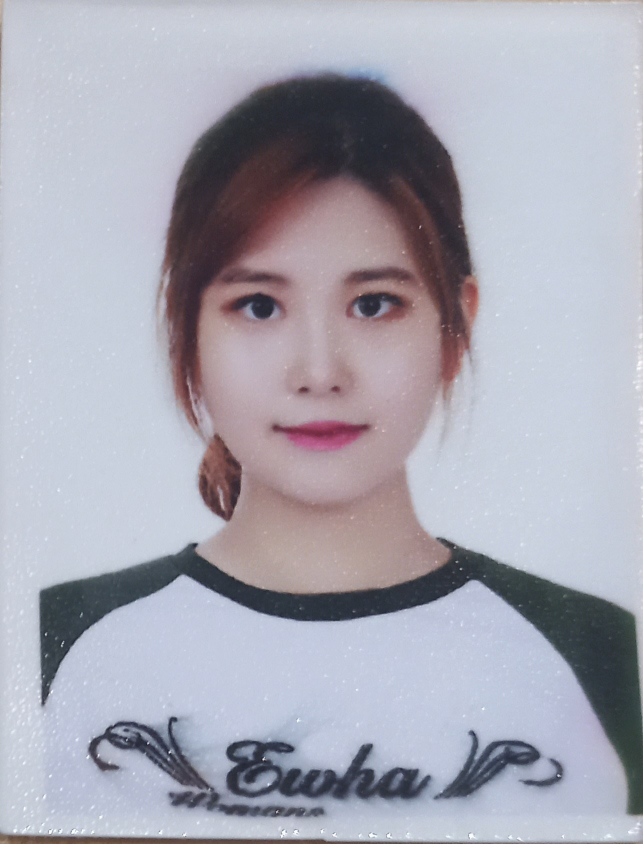
#> input picture images/train.jpg, 1286 x 1687 px (shown at 1/2 size)
$ jupyter execute --allow-errors code.ipynb   (shell and % lines are left out)
#> lines starting #> are read from the running program, lines starting #| are printed output that depends on the picture; after the words box and inside, x2 and y2 are one past the last pixel; in counts of white or black regions, pixels touching at a corner belong together
## 안면인식 만들기

### 과제 설명

##### face detection 구현하기
1. 과제1에서 제출한 사진을 이용할 것
2. 3주차에서 배운 영상처리를 이용해서 얼굴 영역 분할하기(hsv color segmentation) => 얼굴 영역 mask 이미지
3. 분할된 얼굴 영역을 포함하는 사각형 박스(bounding box) 좌표 얻기 => detection 결과
4. 얼굴 영역은 mask 로 표현하고 사각형 박스는 cv2.rectangle() 을 이용해서 이미지에 그리기 => 최종 이미지
##### 4주차에 배운 face detection 과 face recognition 직접 실행하기
1. 과제1에서 제출한 사진을 이용할 것 + 추가로 과제 수행하는 날짜의 사진을 촬영할 것 (2장 이상으로 해야함)
2. 두 개 이상의 본인 사진을 이용해 face recognition 을 수행하고 얼마나 비슷한 embedding 값을 가지는지 확인할 것 => embedding 의 L2 norm 또는 cos similarity 출력
3. dlib detector 대신 직접 구현한 color segmentation mask 기반의 detector 로 수정해서 face recognition 을 재실행하고 detector 가 달라짐에 따라 같은 이미지의 embedding 이 달라지는지 2번과 같은 방식으로 확인하기
4. dlib detector 와 color segmentation mask detector 의 결과가 어떻게 다른지 비교하고 둘 중 어떤 detector 를 수정해야할지 작성하기
5. 각 방법의 실행시간 비교하기

#### 폴더 디렉토리

root
├── models
├── images
    ├── my_face_*.jpg
		└── image.jpg
└── code.ipynb

#### 라이브러리 설치하기

##### 라이브러리 불러오기

[cell 1]
import os
import torch
import torchvision
import numpy as np
import seaborn as sns
import matplotlib.pyplot as plt
import pandas as pd
import cv2
from PIL import Image
import dlib

##### 데이터 불러오기

[cell 2]
img_bgr = cv2.imread('./images/train.jpg')
#> img_bgr is the input picture: shape (1687, 1286, 3); mean B, G, R 179.7, 168.2, 168.5
img_bgr = cv2.resize(img_bgr, (360,640))
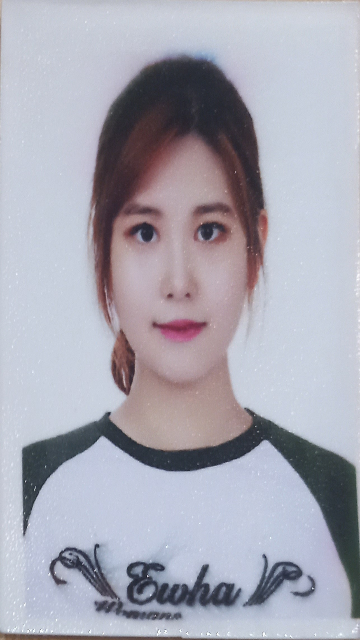
#> img_bgr: shape (640, 360, 3); mean B, G, R 179.6, 168.1, 168.3
img_show = img_bgr.copy()
plt.imshow(cv2.cvtColor(img_show, cv2.COLOR_BGR2RGB))

[cell 3]
#이미지 타입 확인
print(img_show.shape)
#| (640, 360, 3)
print(img_show.dtype)
#| uint8
print(type(img_show))
#| <class 'numpy.ndarray'>

#### 데이터 전처리하기

##### 얼굴 영역 분할하기

[cell 4]
# 색상+명도+채도 모두 고려해서 얼굴을 추출하기 힘듦
# 색상과 채도를 없애버리고 명도만 준다면...? -> 훨씬 추출하기 쉽지 않을까?
# 색상, 채도를 default로 둔 뒤에 하나의 parameter만 가지고 upper_range~lower_range로 설정 -> mask 만들기 -> mask 출력

[cell 5]
print(img_show[:3, :3])
#| [[[166 174 190]
#|   [169 175 187]
#|   [186 187 189]]
#|  [[168 176 190]
#|   [174 178 189]
#|   [188 186 188]]
#|  [[174 183 196]
#|   [170 172 182]
#|   [191 188 189]]]
plt.imshow(img_show[:3, :3])
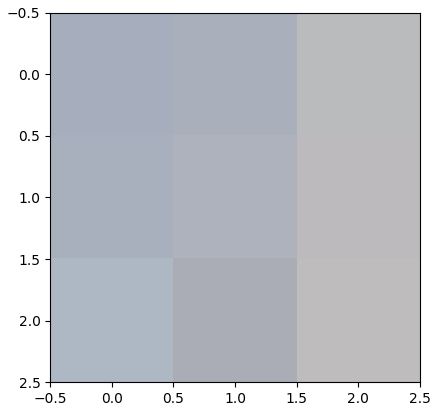
#> figure drawn by matplotlib, 1 panel

[cell 6]
# color default 두기
img_gray = cv2.cvtColor(img_show, cv2.COLOR_BGR2GRAY)
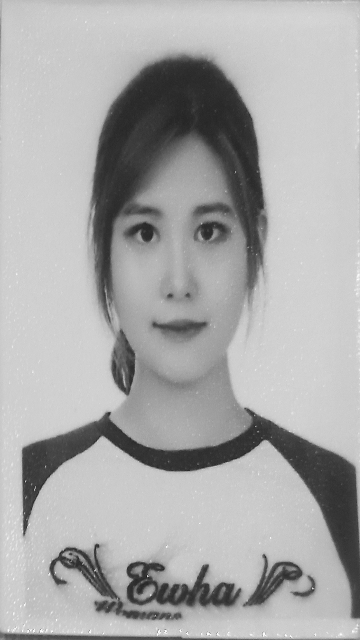
#> img_gray: shape (640, 360); min 28, max 253, mean 169.5
plt.imshow(img_gray,  cmap='gray')

#### 데이터 전처리

[cell 7]
img_zero = np.zeros((640, 360), dtype=np.uint8) #크기가 360x640인, 데이터 타입이 uint8인 2차원 배열,  모든 원소는 0으로 초기화
img_zero[img_gray > 110] = 255 #img_gray 이미지에서 픽셀 값이 110보다 큰 부분은 img_zero 이미지의 해당 위치의 값을 255(흰색)으로 바꾼다. 즉, img_gray 이미지에서 밝기 값이 210보다 큰 부분이 흰색으로 표시된다.
img_src = 255 - img_zero #이미지에서 255(흰색)에서 각 픽셀 값만큼을 뺀 결과를 img_src 이미지로 저장함 ->img_gray 이미지에서 밝기 값이 210보다 큰 부분은 검정색(0)으로, 그 외의 부분은 흰색으로 변환함
plt.imshow(img_src, cmap='gray') #그레이 스케일로 시각화함
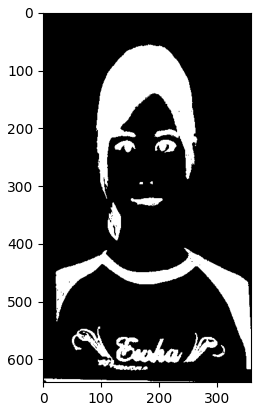
#> figure drawn by matplotlib, 1 panel

[cell 8]
img_erode = cv2.erode(img_src, (10, 10))
img_erode = cv2.erode(img_erode, (10, 10))
plt.imshow(img_erode, cmap='gray')
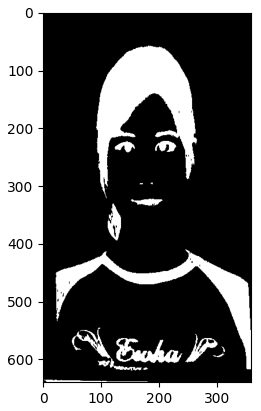
#> figure drawn by matplotlib, 1 panel

[cell 9]
img_dil = cv2.dilate(img_erode, (15, 15), iterations=8)


plt.imshow(img_dil, cmap='gray')
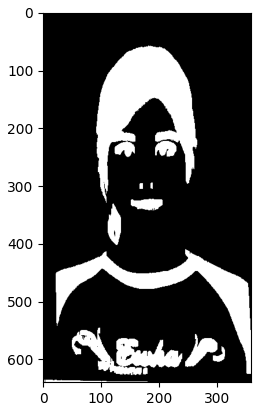
#> figure drawn by matplotlib, 1 panel

[cell 10]
kernel = cv2.getStructuringElement(cv2.MORPH_ELLIPSE, (1, 1))
img_morph = cv2.morphologyEx(img_src, cv2.MORPH_OPEN, kernel, iterations=1)
img_morph = cv2.morphologyEx(img_morph, cv2.MORPH_CLOSE, kernel, iterations=37)

plt.imshow(img_morph, cmap='gray')

[cell 11]
img_threshold = np.zeros_like(img_gray)
# img_threshold[img_morph == 255] = img_gray
img_threshold = np.where(img_morph == 255, img_gray, 0)
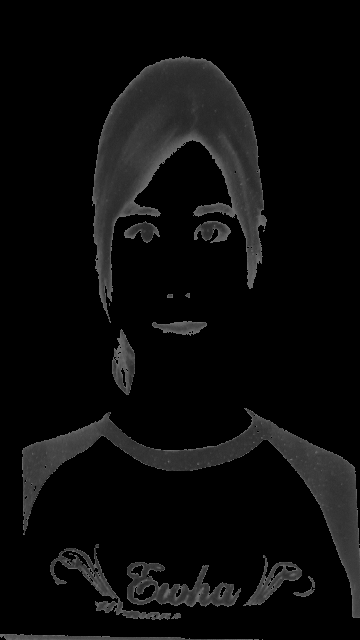
#> img_threshold: shape (640, 360); min 0, max 110, mean 11.4

plt.imshow(img_threshold, cmap='gray')

[cell 12]
img_threshold = img_threshold[:440,:]
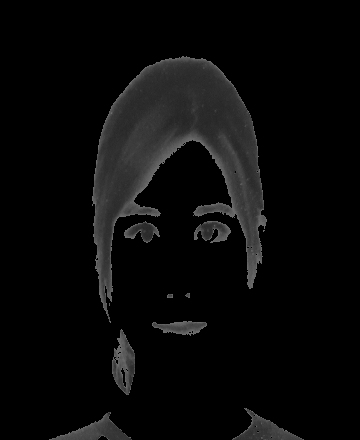
#> img_threshold: shape (440, 360); min 0, max 110, mean 9.6
lower_range = 0
upper_range=100

mask = cv2.inRange(img_threshold, lower_range, upper_range)
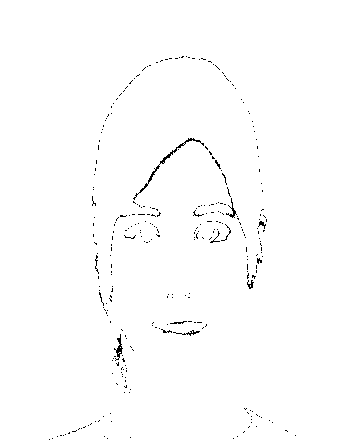
#> mask: shape (440, 360); 99.2% white; black in thin lines or dots, all inside (x1, y1, x2, y2) = (49, 56, 296, 440)

face_segmented = cv2.bitwise_and(img_threshold, img_threshold, mask=mask)
plt.imshow(face_segmented)

$ run again, with images/test.jpg copied over images/train.jpg
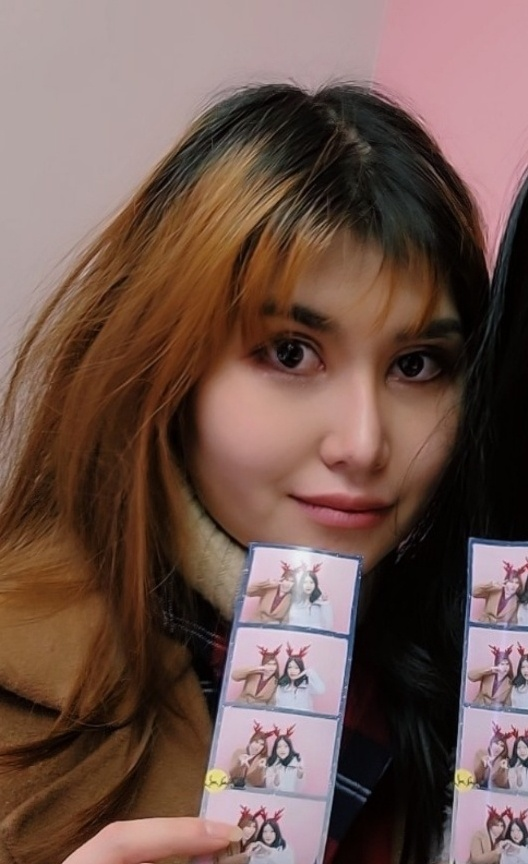
#> input picture images/test.jpg, 528 x 864 px
#> img_bgr is the input picture: shape (864, 528, 3); mean B, G, R 79, 86.9, 112.7
#> img_bgr: shape (640, 360, 3)
#| (640, 360, 3)
#| uint8
#| <class 'numpy.ndarray'>
#| [[[168 169 183]
#|   [167 168 182]
#|   [167 168 182]]
#|  [[168 169 183]
#|   [167 168 182]
#|   [167 168 182]]
#> (further printed lines are left out)
#> `mask = cv2.inRange(img_threshold, lower_range, upper_range)`:
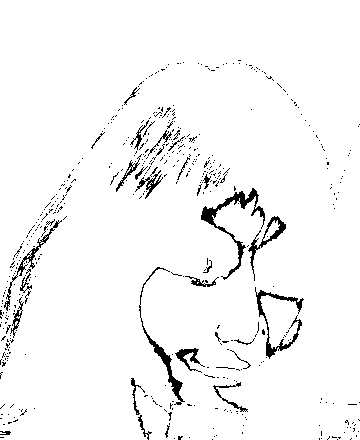
#> mask: shape (440, 360); 96.2% white; 498 black regions (465 under 20 px), largest, box (x1, y1, x2, y2) and area: (201, 188, 265, 280) 854, (255, 287, 304, 359) 612, (139, 267, 185, 405) 574
#> `face_segmented = cv2.bitwise_and(img_threshold, img_threshold, mask=ma..`:
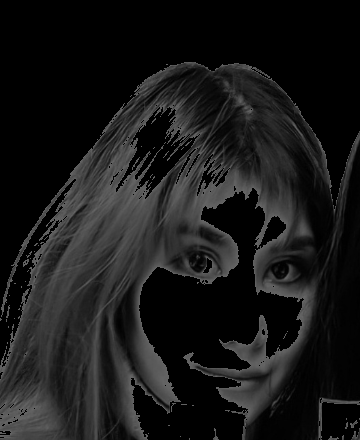
#> face_segmented: shape (440, 360); min 0, max 100, mean 24.8
